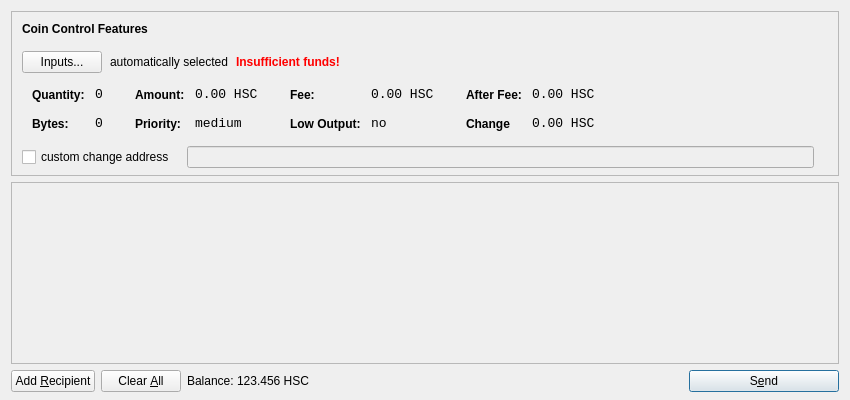
<?xml version="1.0" encoding="UTF-8"?>
<ui version="4.0">
 <class>SendCoinsDialog</class>
 <widget class="QDialog" name="SendCoinsDialog">
  <property name="geometry">
   <rect>
    <x>0</x>
    <y>0</y>
    <width>850</width>
    <height>400</height>
   </rect>
  </property>
  <property name="windowTitle">
   <string>Send Coins</string>
  </property>
  <layout class="QVBoxLayout" name="verticalLayout" stretch="0,1,0">
   <property name="bottomMargin">
    <number>8</number>
   </property>
   <item>
    <widget class="QFrame" name="frameCoinControl">
     <property name="sizePolicy">
      <sizepolicy hsizetype="Expanding" vsizetype="Expanding">
       <horstretch>0</horstretch>
       <verstretch>0</verstretch>
      </sizepolicy>
     </property>
     <property name="maximumSize">
      <size>
       <width>16777215</width>
       <height>16777215</height>
      </size>
     </property>
     <property name="frameShape">
      <enum>QFrame::StyledPanel</enum>
     </property>
     <property name="frameShadow">
      <enum>QFrame::Sunken</enum>
     </property>
     <layout class="QVBoxLayout" name="verticalLayoutCoinControl2">
      <property name="spacing">
       <number>-1</number>
      </property>
      <property name="leftMargin">
       <number>0</number>
      </property>
      <property name="topMargin">
       <number>0</number>
      </property>
      <property name="rightMargin">
       <number>0</number>
      </property>
      <property name="bottomMargin">
       <number>6</number>
      </property>
      <item>
       <layout class="QVBoxLayout" name="verticalLayoutCoinControl" stretch="0,0,0,0,1">
        <property name="spacing">
         <number>0</number>
        </property>
        <property name="leftMargin">
         <number>10</number>
        </property>
        <property name="topMargin">
         <number>10</number>
        </property>
        <item>
         <layout class="QHBoxLayout" name="horizontalLayoutCoinControl1">
          <property name="bottomMargin">
           <number>15</number>
          </property>
          <item>
           <widget class="QLabel" name="labelCoinControlFeatures">
            <property name="sizePolicy">
             <sizepolicy hsizetype="Preferred" vsizetype="Maximum">
              <horstretch>0</horstretch>
              <verstretch>0</verstretch>
             </sizepolicy>
            </property>
            <property name="font">
             <font>
              <weight>75</weight>
              <bold>true</bold>
             </font>
            </property>
            <property name="styleSheet">
             <string notr="true">font-weight:bold;</string>
            </property>
            <property name="text">
             <string>Coin Control Features</string>
            </property>
           </widget>
          </item>
         </layout>
        </item>
        <item>
         <layout class="QHBoxLayout" name="horizontalLayoutCoinControl2" stretch="0,0,0,0">
          <property name="spacing">
           <number>8</number>
          </property>
          <property name="bottomMargin">
           <number>10</number>
          </property>
          <item>
           <widget class="QPushButton" name="pushButtonCoinControl">
            <property name="styleSheet">
             <string notr="true"/>
            </property>
            <property name="text">
             <string>Inputs...</string>
            </property>
           </widget>
          </item>
          <item>
           <widget class="QLabel" name="labelCoinControlAutomaticallySelected">
            <property name="text">
             <string>automatically selected</string>
            </property>
            <property name="margin">
             <number>5</number>
            </property>
           </widget>
          </item>
          <item>
           <widget class="QLabel" name="labelCoinControlInsuffFunds">
            <property name="font">
             <font>
              <weight>75</weight>
              <bold>true</bold>
             </font>
            </property>
            <property name="styleSheet">
             <string notr="true">color:red;font-weight:bold;</string>
            </property>
            <property name="text">
             <string>Insufficient funds!</string>
            </property>
            <property name="margin">
             <number>5</number>
            </property>
           </widget>
          </item>
          <item>
           <spacer name="horizontalSpacerCoinControl">
            <property name="orientation">
             <enum>Qt::Horizontal</enum>
            </property>
            <property name="sizeHint" stdset="0">
             <size>
              <width>40</width>
              <height>1</height>
             </size>
            </property>
           </spacer>
          </item>
         </layout>
        </item>
        <item>
         <widget class="QWidget" name="widgetCoinControl" native="true">
          <property name="sizePolicy">
           <sizepolicy hsizetype="Preferred" vsizetype="Preferred">
            <horstretch>0</horstretch>
            <verstretch>0</verstretch>
           </sizepolicy>
          </property>
          <property name="minimumSize">
           <size>
            <width>0</width>
            <height>0</height>
           </size>
          </property>
          <property name="styleSheet">
           <string notr="true"/>
          </property>
          <layout class="QHBoxLayout" name="horizontalLayoutCoinControl5">
           <property name="margin">
            <number>0</number>
           </property>
           <item>
            <layout class="QHBoxLayout" name="horizontalLayoutCoinControl3" stretch="0,0,0,1">
             <property name="spacing">
              <number>20</number>
             </property>
             <property name="topMargin">
              <number>0</number>
             </property>
             <property name="bottomMargin">
              <number>10</number>
             </property>
             <item>
              <layout class="QFormLayout" name="formLayoutCoinControl1">
               <property name="horizontalSpacing">
                <number>10</number>
               </property>
               <property name="verticalSpacing">
                <number>14</number>
               </property>
               <property name="leftMargin">
                <number>10</number>
               </property>
               <property name="topMargin">
                <number>4</number>
               </property>
               <property name="rightMargin">
                <number>6</number>
               </property>
               <item row="0" column="0">
                <widget class="QLabel" name="labelCoinControlQuantityText">
                 <property name="styleSheet">
                  <string notr="true">font-weight:bold;</string>
                 </property>
                 <property name="text">
                  <string>Quantity:</string>
                 </property>
                 <property name="margin">
                  <number>0</number>
                 </property>
                </widget>
               </item>
               <item row="0" column="1">
                <widget class="QLabel" name="labelCoinControlQuantity">
                 <property name="font">
                  <font>
                   <family>Monospace</family>
                   <pointsize>10</pointsize>
                  </font>
                 </property>
                 <property name="cursor">
                  <cursorShape>IBeamCursor</cursorShape>
                 </property>
                 <property name="contextMenuPolicy">
                  <enum>Qt::ActionsContextMenu</enum>
                 </property>
                 <property name="text">
                  <string>0</string>
                 </property>
                 <property name="margin">
                  <number>0</number>
                 </property>
                 <property name="textInteractionFlags">
                  <set>Qt::LinksAccessibleByMouse|Qt::TextSelectableByKeyboard|Qt::TextSelectableByMouse</set>
                 </property>
                </widget>
               </item>
               <item row="1" column="0">
                <widget class="QLabel" name="labelCoinControlBytesText">
                 <property name="styleSheet">
                  <string notr="true">font-weight:bold;</string>
                 </property>
                 <property name="text">
                  <string>Bytes:</string>
                 </property>
                </widget>
               </item>
               <item row="1" column="1">
                <widget class="QLabel" name="labelCoinControlBytes">
                 <property name="font">
                  <font>
                   <family>Monospace</family>
                   <pointsize>10</pointsize>
                  </font>
                 </property>
                 <property name="cursor">
                  <cursorShape>IBeamCursor</cursorShape>
                 </property>
                 <property name="contextMenuPolicy">
                  <enum>Qt::ActionsContextMenu</enum>
                 </property>
                 <property name="text">
                  <string>0</string>
                 </property>
                 <property name="textInteractionFlags">
                  <set>Qt::LinksAccessibleByMouse|Qt::TextSelectableByKeyboard|Qt::TextSelectableByMouse</set>
                 </property>
                </widget>
               </item>
              </layout>
             </item>
             <item>
              <layout class="QFormLayout" name="formLayoutCoinControl2">
               <property name="horizontalSpacing">
                <number>10</number>
               </property>
               <property name="verticalSpacing">
                <number>14</number>
               </property>
               <property name="leftMargin">
                <number>6</number>
               </property>
               <property name="topMargin">
                <number>4</number>
               </property>
               <property name="rightMargin">
                <number>6</number>
               </property>
               <item row="0" column="0">
                <widget class="QLabel" name="labelCoinControlAmountText">
                 <property name="styleSheet">
                  <string notr="true">font-weight:bold;</string>
                 </property>
                 <property name="text">
                  <string>Amount:</string>
                 </property>
                 <property name="margin">
                  <number>0</number>
                 </property>
                </widget>
               </item>
               <item row="0" column="1">
                <widget class="QLabel" name="labelCoinControlAmount">
                 <property name="font">
                  <font>
                   <family>Monospace</family>
                   <pointsize>10</pointsize>
                  </font>
                 </property>
                 <property name="cursor">
                  <cursorShape>IBeamCursor</cursorShape>
                 </property>
                 <property name="contextMenuPolicy">
                  <enum>Qt::ActionsContextMenu</enum>
                 </property>
                 <property name="text">
                  <string notr="true">0.00 HSC</string>
                 </property>
                 <property name="textInteractionFlags">
                  <set>Qt::LinksAccessibleByMouse|Qt::TextSelectableByKeyboard|Qt::TextSelectableByMouse</set>
                 </property>
                </widget>
               </item>
               <item row="1" column="0">
                <widget class="QLabel" name="labelCoinControlPriorityText">
                 <property name="styleSheet">
                  <string notr="true">font-weight:bold;</string>
                 </property>
                 <property name="text">
                  <string>Priority:</string>
                 </property>
                </widget>
               </item>
               <item row="1" column="1">
                <widget class="QLabel" name="labelCoinControlPriority">
                 <property name="font">
                  <font>
                   <family>Monospace</family>
                   <pointsize>10</pointsize>
                  </font>
                 </property>
                 <property name="cursor">
                  <cursorShape>IBeamCursor</cursorShape>
                 </property>
                 <property name="contextMenuPolicy">
                  <enum>Qt::ActionsContextMenu</enum>
                 </property>
                 <property name="text">
                  <string>medium</string>
                 </property>
                 <property name="textInteractionFlags">
                  <set>Qt::LinksAccessibleByMouse|Qt::TextSelectableByKeyboard|Qt::TextSelectableByMouse</set>
                 </property>
                </widget>
               </item>
              </layout>
             </item>
             <item>
              <layout class="QFormLayout" name="formLayoutCoinControl3">
               <property name="horizontalSpacing">
                <number>10</number>
               </property>
               <property name="verticalSpacing">
                <number>14</number>
               </property>
               <property name="leftMargin">
                <number>6</number>
               </property>
               <property name="topMargin">
                <number>4</number>
               </property>
               <property name="rightMargin">
                <number>6</number>
               </property>
               <item row="0" column="0">
                <widget class="QLabel" name="labelCoinControlFeeText">
                 <property name="styleSheet">
                  <string notr="true">font-weight:bold;</string>
                 </property>
                 <property name="text">
                  <string>Fee:</string>
                 </property>
                 <property name="margin">
                  <number>0</number>
                 </property>
                </widget>
               </item>
               <item row="0" column="1">
                <widget class="QLabel" name="labelCoinControlFee">
                 <property name="font">
                  <font>
                   <family>Monospace</family>
                   <pointsize>10</pointsize>
                  </font>
                 </property>
                 <property name="cursor">
                  <cursorShape>IBeamCursor</cursorShape>
                 </property>
                 <property name="contextMenuPolicy">
                  <enum>Qt::ActionsContextMenu</enum>
                 </property>
                 <property name="text">
                  <string notr="true">0.00 HSC</string>
                 </property>
                 <property name="textInteractionFlags">
                  <set>Qt::LinksAccessibleByMouse|Qt::TextSelectableByKeyboard|Qt::TextSelectableByMouse</set>
                 </property>
                </widget>
               </item>
               <item row="1" column="0">
                <widget class="QLabel" name="labelCoinControlLowOutputText">
                 <property name="styleSheet">
                  <string notr="true">font-weight:bold;</string>
                 </property>
                 <property name="text">
                  <string>Low Output:</string>
                 </property>
                </widget>
               </item>
               <item row="1" column="1">
                <widget class="QLabel" name="labelCoinControlLowOutput">
                 <property name="font">
                  <font>
                   <family>Monospace</family>
                   <pointsize>10</pointsize>
                  </font>
                 </property>
                 <property name="cursor">
                  <cursorShape>IBeamCursor</cursorShape>
                 </property>
                 <property name="contextMenuPolicy">
                  <enum>Qt::ActionsContextMenu</enum>
                 </property>
                 <property name="text">
                  <string>no</string>
                 </property>
                 <property name="textInteractionFlags">
                  <set>Qt::LinksAccessibleByMouse|Qt::TextSelectableByKeyboard|Qt::TextSelectableByMouse</set>
                 </property>
                </widget>
               </item>
              </layout>
             </item>
             <item>
              <layout class="QFormLayout" name="formLayoutCoinControl4">
               <property name="horizontalSpacing">
                <number>10</number>
               </property>
               <property name="verticalSpacing">
                <number>14</number>
               </property>
               <property name="leftMargin">
                <number>6</number>
               </property>
               <property name="topMargin">
                <number>4</number>
               </property>
               <property name="rightMargin">
                <number>6</number>
               </property>
               <item row="0" column="0">
                <widget class="QLabel" name="labelCoinControlAfterFeeText">
                 <property name="styleSheet">
                  <string notr="true">font-weight:bold;</string>
                 </property>
                 <property name="text">
                  <string>After Fee:</string>
                 </property>
                 <property name="margin">
                  <number>0</number>
                 </property>
                </widget>
               </item>
               <item row="0" column="1">
                <widget class="QLabel" name="labelCoinControlAfterFee">
                 <property name="font">
                  <font>
                   <family>Monospace</family>
                   <pointsize>10</pointsize>
                  </font>
                 </property>
                 <property name="cursor">
                  <cursorShape>IBeamCursor</cursorShape>
                 </property>
                 <property name="contextMenuPolicy">
                  <enum>Qt::ActionsContextMenu</enum>
                 </property>
                 <property name="text">
                  <string notr="true">0.00 HSC</string>
                 </property>
                 <property name="textInteractionFlags">
                  <set>Qt::LinksAccessibleByMouse|Qt::TextSelectableByKeyboard|Qt::TextSelectableByMouse</set>
                 </property>
                </widget>
               </item>
               <item row="1" column="0">
                <widget class="QLabel" name="labelCoinControlChangeText">
                 <property name="styleSheet">
                  <string notr="true">font-weight:bold;</string>
                 </property>
                 <property name="text">
                  <string>Change</string>
                 </property>
                </widget>
               </item>
               <item row="1" column="1">
                <widget class="QLabel" name="labelCoinControlChange">
                 <property name="font">
                  <font>
                   <family>Monospace</family>
                   <pointsize>10</pointsize>
                  </font>
                 </property>
                 <property name="cursor">
                  <cursorShape>IBeamCursor</cursorShape>
                 </property>
                 <property name="contextMenuPolicy">
                  <enum>Qt::ActionsContextMenu</enum>
                 </property>
                 <property name="text">
                  <string notr="true">0.00 HSC</string>
                 </property>
                 <property name="textInteractionFlags">
                  <set>Qt::LinksAccessibleByMouse|Qt::TextSelectableByKeyboard|Qt::TextSelectableByMouse</set>
                 </property>
                </widget>
               </item>
              </layout>
             </item>
            </layout>
           </item>
          </layout>
         </widget>
        </item>
        <item>
         <layout class="QHBoxLayout" name="horizontalLayoutCoinControl4" stretch="0,0,0">
          <property name="spacing">
           <number>12</number>
          </property>
          <property name="sizeConstraint">
           <enum>QLayout::SetDefaultConstraint</enum>
          </property>
          <property name="topMargin">
           <number>5</number>
          </property>
          <property name="rightMargin">
           <number>5</number>
          </property>
          <item>
           <widget class="QCheckBox" name="checkBoxCoinControlChange">
            <property name="text">
             <string>custom change address</string>
            </property>
           </widget>
          </item>
          <item>
           <widget class="QLineEdit" name="lineEditCoinControlChange">
            <property name="enabled">
             <bool>false</bool>
            </property>
            <property name="sizePolicy">
             <sizepolicy hsizetype="Expanding" vsizetype="Fixed">
              <horstretch>0</horstretch>
              <verstretch>0</verstretch>
             </sizepolicy>
            </property>
           </widget>
          </item>
          <item>
           <widget class="QLabel" name="labelCoinControlChangeLabel">
            <property name="sizePolicy">
             <sizepolicy hsizetype="Preferred" vsizetype="Expanding">
              <horstretch>0</horstretch>
              <verstretch>0</verstretch>
             </sizepolicy>
            </property>
            <property name="minimumSize">
             <size>
              <width>0</width>
              <height>0</height>
             </size>
            </property>
            <property name="text">
             <string/>
            </property>
            <property name="margin">
             <number>3</number>
            </property>
           </widget>
          </item>
         </layout>
        </item>
        <item>
         <spacer name="verticalSpacerCoinControl">
          <property name="orientation">
           <enum>Qt::Vertical</enum>
          </property>
          <property name="sizeHint" stdset="0">
           <size>
            <width>800</width>
            <height>1</height>
           </size>
          </property>
         </spacer>
        </item>
       </layout>
      </item>
     </layout>
    </widget>
   </item>
   <item>
    <widget class="QScrollArea" name="scrollArea">
     <property name="widgetResizable">
      <bool>true</bool>
     </property>
     <widget class="QWidget" name="scrollAreaWidgetContents">
      <property name="geometry">
       <rect>
        <x>0</x>
        <y>0</y>
        <width>830</width>
        <height>165</height>
       </rect>
      </property>
      <layout class="QVBoxLayout" name="verticalLayout_2">
       <property name="margin">
        <number>0</number>
       </property>
       <item>
        <layout class="QVBoxLayout" name="entries">
         <property name="spacing">
          <number>6</number>
         </property>
        </layout>
       </item>
       <item>
        <spacer name="verticalSpacer">
         <property name="orientation">
          <enum>Qt::Vertical</enum>
         </property>
         <property name="sizeHint" stdset="0">
          <size>
           <width>20</width>
           <height>40</height>
          </size>
         </property>
        </spacer>
       </item>
      </layout>
     </widget>
    </widget>
   </item>
   <item>
    <layout class="QHBoxLayout" name="horizontalLayout">
     <item>
      <widget class="QPushButton" name="addButton">
       <property name="toolTip">
        <string>Send to multiple recipients at once</string>
       </property>
       <property name="text">
        <string>Add &amp;Recipient</string>
       </property>
       <property name="autoDefault">
        <bool>false</bool>
       </property>
      </widget>
     </item>
     <item>
      <widget class="QPushButton" name="clearButton">
       <property name="sizePolicy">
        <sizepolicy hsizetype="Minimum" vsizetype="Fixed">
         <horstretch>0</horstretch>
         <verstretch>0</verstretch>
        </sizepolicy>
       </property>
       <property name="toolTip">
        <string>Remove all transaction fields</string>
       </property>
       <property name="text">
        <string>Clear &amp;All</string>
       </property>
       <property name="autoRepeatDelay">
        <number>300</number>
       </property>
       <property name="autoDefault">
        <bool>false</bool>
       </property>
      </widget>
     </item>
     <item>
      <layout class="QHBoxLayout" name="horizontalLayout_2">
       <property name="spacing">
        <number>3</number>
       </property>
       <item>
        <widget class="QLabel" name="label">
         <property name="sizePolicy">
          <sizepolicy hsizetype="Preferred" vsizetype="Fixed">
           <horstretch>0</horstretch>
           <verstretch>0</verstretch>
          </sizepolicy>
         </property>
         <property name="text">
          <string>Balance:</string>
         </property>
        </widget>
       </item>
       <item>
        <widget class="QLabel" name="labelBalance">
         <property name="sizePolicy">
          <sizepolicy hsizetype="Preferred" vsizetype="Fixed">
           <horstretch>0</horstretch>
           <verstretch>0</verstretch>
          </sizepolicy>
         </property>
         <property name="cursor">
          <cursorShape>IBeamCursor</cursorShape>
         </property>
         <property name="text">
          <string notr="true">123.456 HSC</string>
         </property>
         <property name="textInteractionFlags">
          <set>Qt::LinksAccessibleByMouse|Qt::TextSelectableByKeyboard|Qt::TextSelectableByMouse</set>
         </property>
        </widget>
       </item>
      </layout>
     </item>
     <item>
      <spacer name="horizontalSpacer">
       <property name="orientation">
        <enum>Qt::Horizontal</enum>
       </property>
       <property name="sizeHint" stdset="0">
        <size>
         <width>40</width>
         <height>20</height>
        </size>
       </property>
      </spacer>
     </item>
     <item>
      <widget class="QPushButton" name="sendButton">
       <property name="minimumSize">
        <size>
         <width>150</width>
         <height>0</height>
        </size>
       </property>
       <property name="toolTip">
        <string>Confirm the send action</string>
       </property>
       <property name="text">
        <string>S&amp;end</string>
       </property>
       <property name="icon">
        <iconset resource="../bitcoin.qrc">
         <normaloff>:/icons/send</normaloff>:/icons/send</iconset>
       </property>
       <property name="default">
        <bool>true</bool>
       </property>
      </widget>
     </item>
    </layout>
   </item>
  </layout>
 </widget>
 <resources>
  <include location="../bitcoin.qrc"/>
 </resources>
 <connections/>
</ui>
